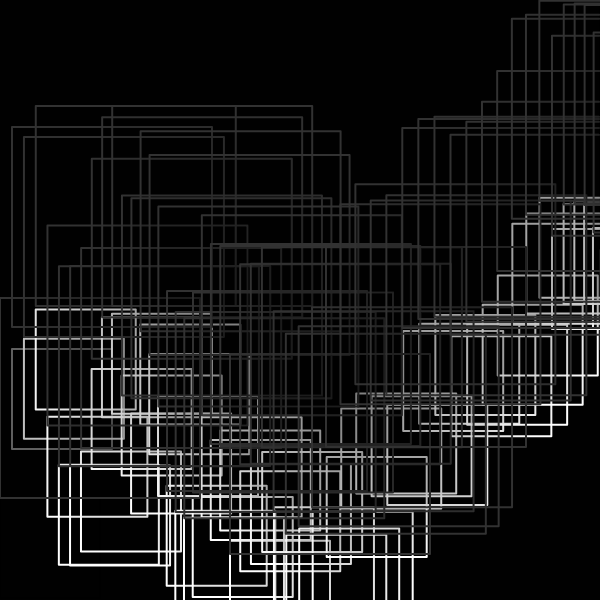
Frame 1 (no input)
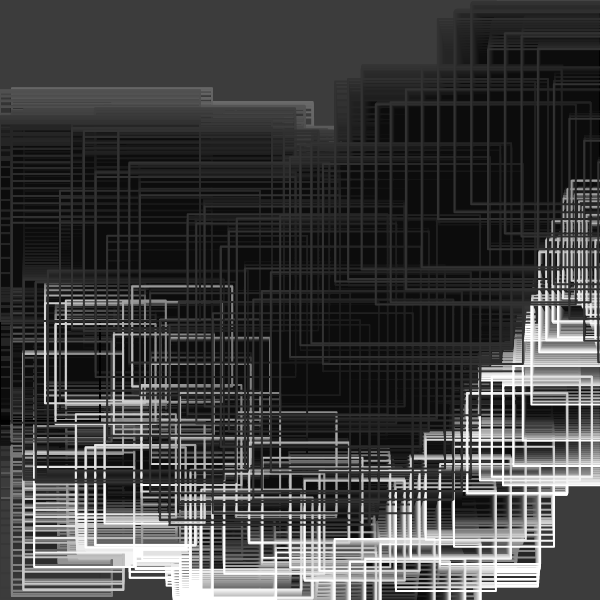
Frame 60 (no input)
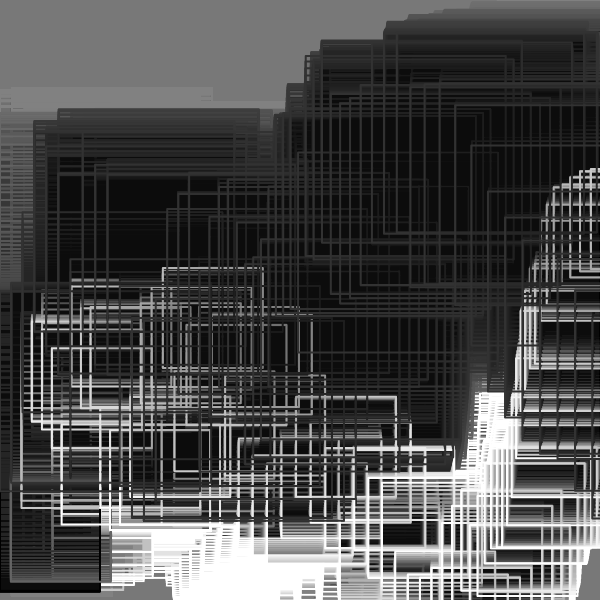
Frame 120 (the mouse pressed at the canvas centre since frame 60)

The p5.js sketch that drew these frames (run headless with seeded random() and noise() and a simulated clock; from frame 60 on, the mouse is pressed at the canvas centre):

// p5.js sketch
// ── sketch.js
/*
ref.
A trick to get looping curves with lerp and delay
https://necessarydisorder.wordpress.com/2018/03/31/a-trick-to-get-looping-curves-with-lerp-and-delay/
*/


const CYCLE = 480;
const VERT_NUM = 3000;
let DELAY_FACTOR = 1.3;


function setup() {

    const s = min(windowWidth , windowHeight);
  createCanvas(s,s); 
  w = 600;
  var canvas;
    if(windowWidth>=600 && windowHeight >=600){
      canvas = createCanvas(600, 600);
    }
    else{
      canvas = createCanvas(windowWidth, windowHeight - 100);
    }

  var x = (windowWidth - width) / 2;
  var y = (windowHeight - height) / 2;

  canvas.position(x, y);
  background(0);
  noStroke();



}

function x1(t){
  return  (cos(TAU * t) - 1) * height * 0.0;
}
function y1(t){
  return 0.5 * width + width * (noise(sin(TAU * t) * 2) - 0.5);
}
 
function x2(t){
  return (cos(TAU * t) + 1) * width * 0.1 + width;
}
function y2(t){
  return 0.5 * width - 0.4 * width * cos(TAU * t);
  
}
 

function draw(){
  
  const frameRatio = frameCount % CYCLE / CYCLE;
  
  const w = 50;
  strokeJoin(ROUND);
  noFill();
  background(200, 1);


  strokeWeight(2);
  fill(0, 10)

  for(let i=0;i< VERT_NUM; i+=50){
    stroke(i*2);

    const vertRatio = (i / VERT_NUM) % 1;
    let x = lerp(x1(frameRatio - DELAY_FACTOR * vertRatio*10), x2(frameRatio - DELAY_FACTOR * (20 - vertRatio)), vertRatio);
    let y = lerp(y1(frameRatio - DELAY_FACTOR * vertRatio * 2), y2(frameRatio - DELAY_FACTOR * ( vertRatio)), vertRatio);
    rect(x, y + 100, 100, 100);

  }


  for(let i=0;i< VERT_NUM; i+=50){
    stroke(50);

    const vertRatio = (i / VERT_NUM) % 1;
    let x = lerp(x1(frameRatio - DELAY_FACTOR * vertRatio), x2(frameRatio - DELAY_FACTOR * (vertRatio)), vertRatio);
    let y = lerp(y1(frameRatio - DELAY_FACTOR * vertRatio*-2), y2(frameRatio - DELAY_FACTOR * (500 - vertRatio)), vertRatio);
    rect(x, y - 100, 200, 200);

  }
}


function createCols(_url) {
  let slash_index = _url.lastIndexOf('/');
  let pallate_str = _url.slice(slash_index + 1);
  let arr = pallate_str.split('-');
  for (let i = 0; i < arr.length; i++) {
    arr[i] = '#' + arr[i];
  }
  return arr;
}
